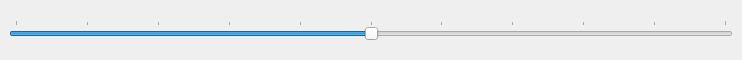
<?xml version="1.0" encoding="UTF-8"?>
<ui version="4.0">
 <class>bottomDockWidget</class>
 <widget class="QDockWidget" name="bottomDockWidget">
  <property name="geometry">
   <rect>
    <x>0</x>
    <y>0</y>
    <width>742</width>
    <height>60</height>
   </rect>
  </property>
  <property name="sizePolicy">
   <sizepolicy hsizetype="Maximum" vsizetype="Minimum">
    <horstretch>0</horstretch>
    <verstretch>0</verstretch>
   </sizepolicy>
  </property>
  <property name="minimumSize">
   <size>
    <width>70</width>
    <height>60</height>
   </size>
  </property>
  <property name="maximumSize">
   <size>
    <width>524287</width>
    <height>524287</height>
   </size>
  </property>
  <property name="toolTip">
   <string/>
  </property>
  <property name="accessibleDescription">
   <string/>
  </property>
  <property name="features">
   <set>QDockWidget::AllDockWidgetFeatures</set>
  </property>
  <property name="allowedAreas">
   <set>Qt::BottomDockWidgetArea|Qt::TopDockWidgetArea</set>
  </property>
  <property name="windowTitle">
   <string>Horizontal swipe slider</string>
  </property>
  <widget class="QWidget" name="dockWidgetContents">
   <layout class="QHBoxLayout" name="horizontalLayout">
    <item>
     <widget class="QSlider" name="Slider">
      <property name="maximum">
       <number>1000</number>
      </property>
      <property name="value">
       <number>500</number>
      </property>
      <property name="orientation">
       <enum>Qt::Horizontal</enum>
      </property>
      <property name="tickPosition">
       <enum>QSlider::TicksAbove</enum>
      </property>
      <property name="tickInterval">
       <number>100</number>
      </property>
     </widget>
    </item>
   </layout>
  </widget>
 </widget>
 <resources/>
 <connections/>
</ui>
